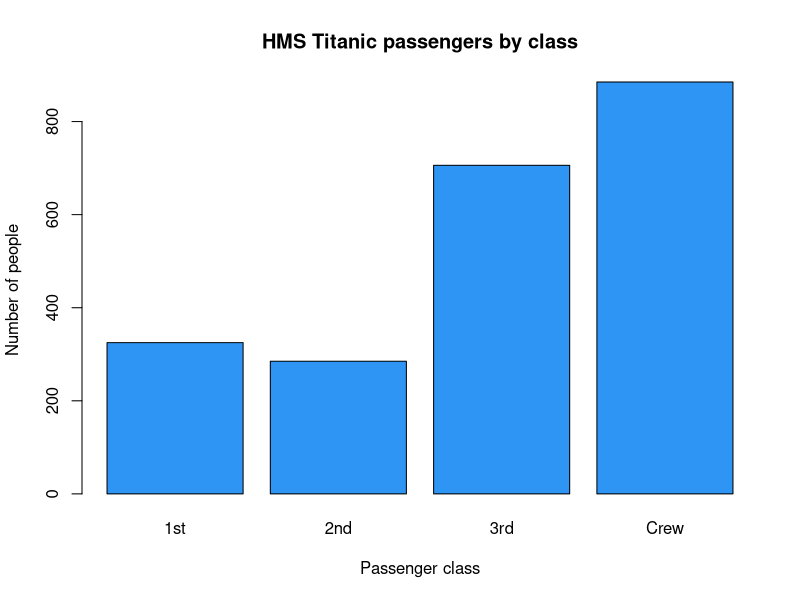
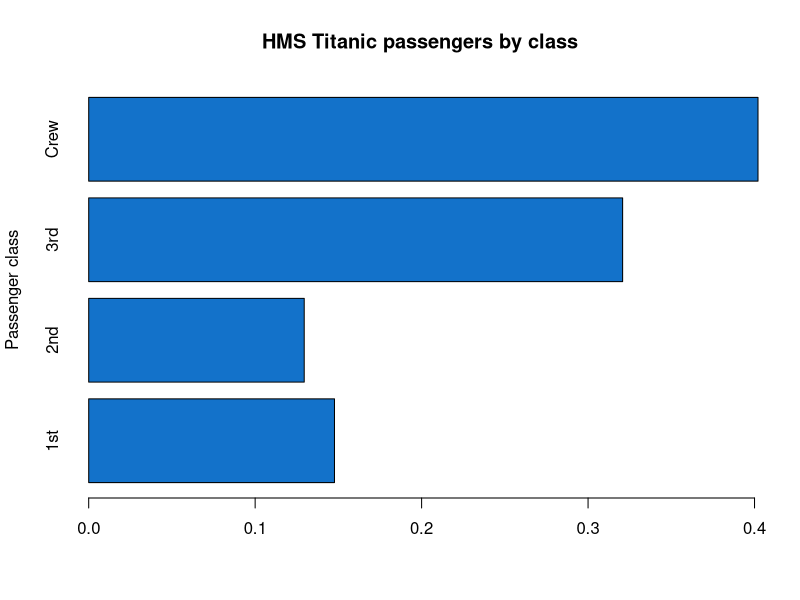
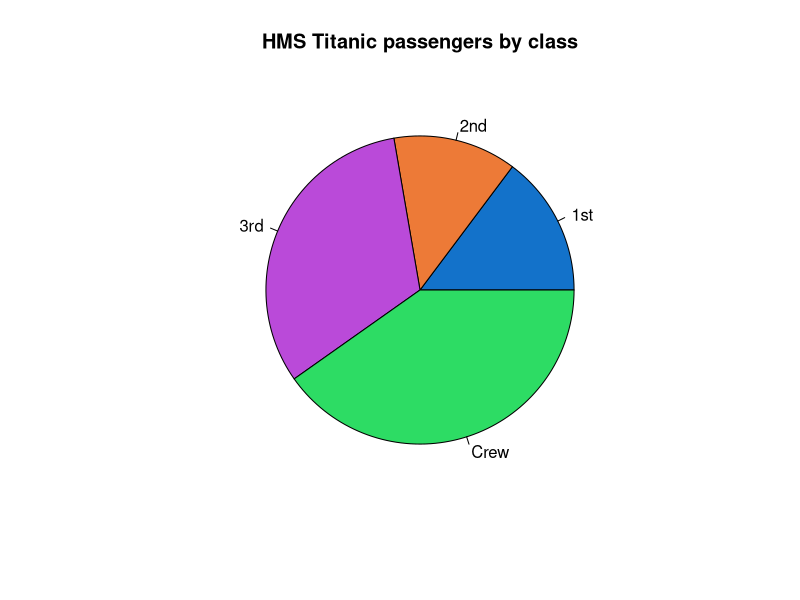
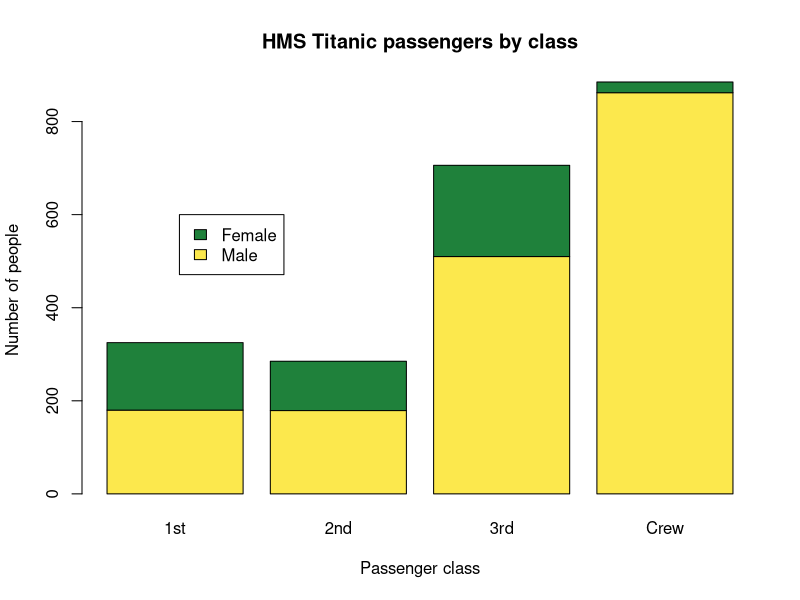
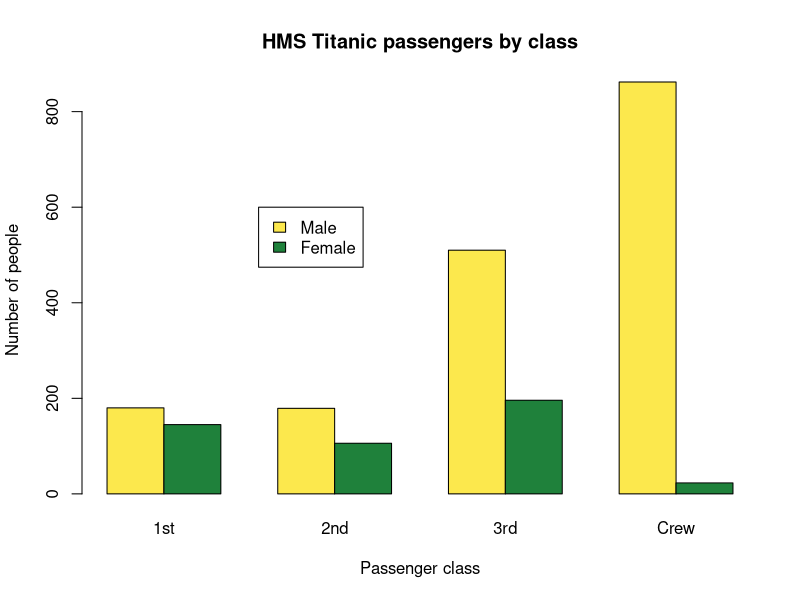

The R source for these figures, in order: (Note: this script raises an error after producing the figures.)
data(Titanic)
d1 <- as.data.frame(Titanic)
d <- d1[rep(seq_len(nrow(d1)), d1$Freq),1:4]
row.names(d) <- NULL


plot(d$Class,col='#2f95f5', xlab='Passenger class', main='HMS Titanic passengers by class', ylab = 'Number of people' )

barplot(prop.table(table(d$Class)),col='#1372ca', ylab='Passenger class', main='HMS Titanic passengers by class', xylab = 'Proportion of people',horiz=T )

pie(prop.table(table(d$Class)),col=c('#1372ca','#ed7a37','#ba4ad9','#2ddc64'), main='HMS Titanic passengers by class' )

barplot(table(d$Sex,d$Class),args.legend =list(x=1.5,y=600) ,xlab='Passenger class', main='HMS Titanic passengers by class', ylab = 'Number of people', col=c('#fce84d','#1f813b'),legend.text=c('Male','Female') )

barplot(table(d$Sex,d$Class),args.legend =list(x=5.5,y=600) , beside=T,xlab='Passenger class', main='HMS Titanic passengers by class', ylab = 'Number of people', col=c('#fce84d','#1f813b'),legend.text=c('Male','Female') )


plot(density(na.omit(cen$age)),type='l', main='Age distribution of village TZ',xlab='Age', yla='Density', col='#f07373')
plot(density(na.omit(cen$age), kernel='triangular'),type='l', main='Age distribution of village TZ',xlab='Age', yla='Density', col='#f07373')

plot(density(na.omit(cen$age), n=20),type='l', main='Age distribution of village TZ',xlab='Age', yla='Density', col='#f07373')

data(AirPassengers )
d <- AirPassengers
plot(d,type='l',main='Monthly Airline passengers', ylab='Number of passengers')

plot(d,type='b',main='Monthly Airline passengers', ylab='Number of passengers')

plot(d,type='s',main='Monthly Airline passengers', ylab='Number of passengers')

plot(d,type='h',main='Monthly Airline passengers', ylab='Number of passengers')

plot(iris$Petal.Length, iris$Sepal.Length,pch=20, main='Relationship between petal and sepal length in irises', ylab='Sepal length (cm)', xlab='Petal length (cm)')

i1 <- iris[iris$Species=='versicolor',]
i2 <- iris[iris$Species=='setosa',]
i3 <- iris[iris$Species=='virginica',]
plot(i1$Petal.Length, i1$Sepal.Length,pch=20,xlim = c(1,7), ylim=c(4.5,8), main='Relationship between petal and sepal length in irises', ylab='Sepal length (cm)', xlab='Petal length (cm)', col='#f5e621')
points(i2$Petal.Length, i2$Sepal.Length,pch=20, col='#72f521')
points(i3$Petal.Length, i3$Sepal.Length,pch=20,  col='#f59921')
legend(1,8,title='Species',legend=c('Versicolor','Setosa','Virginica'), fill=c('#f5e621','#72f521','#f59921'))

# Scatter plot
x <- c(1, 2, 3, 4, 5)
y <- c(2, 4, 1, 3, 6)
plot(x, y, main = "Scatter Plot", xlab = "X-axis", ylab = "Y-axis")

# Histogram
data <- rnorm(100, mean = 0, sd = 1)
hist(data, main = "Histogram", xlab = "Values", col = "skyblue", border = "black")


# Bar chart
categories <- c("A", "B", "C", "D")
counts <- c(10, 5, 8, 12)
barplot(counts, names.arg = categories, main = "Bar Chart", xlab = "Categories", ylab = "Counts", col = "green")

# Box-and-whisker plot
data <- c(20, 25, 30, 35, 40, 45, 50, 55, 60)
boxplot(data, main = "Box-and-Whisker Plot", ylab = "Values", col = "orange")
